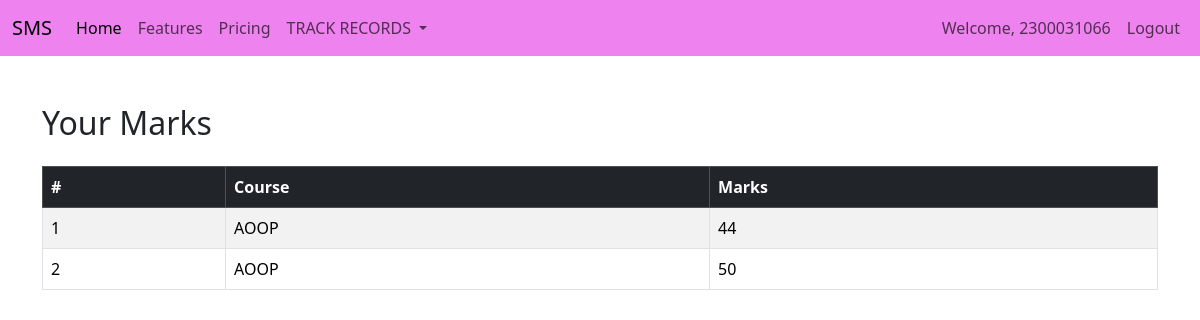
Page /studentapp/view_marks/ (signed in) on the committed database.
### facultyapp/models.py (models this page shows, shortened)
class Marks(models.Model):
    COURSE_CHOICES = [
        ('AOOP', 'Advanced Object-Oriented Programming'),
        ('PFSD', 'Python Full Stack Development'),
    ]
    student = models.ForeignKey(StudentList, on_delete=models.CASCADE)
    course = models.CharField(max_length=50, choices=COURSE_CHOICES)
    marks = models.IntegerField()

### studentapp/views.py (the view)
# urls.py: path('view_marks/',views.view_marks,name="view_marks")
def view_marks(request):
    user = request.user
    try:
        student_user = User.objects.get(username=user.username)
        student = StudentList.objects.get(Register_Number=student_user)
        marks = Marks.objects.filter(student=student)
        return render(request, 'studentapp/view_marks.html', {'marks': marks})
    except (StudentList.DoesNotExist, User.DoesNotExist):
        return render(request, 'studentapp/no_studentlist.html',{
            'error': 'No student record found for this user.'
        })

### templates/studentapp/view_marks.html (shortened to what this page needs)
{% extends 'Navbar/StudentNavbar.html' %}
{% load static %}
{% block body %}
<div class="container mt-5">
    {% if marks %}
        <h2 class="mb-4">Your Marks</h2>
        <div class="table-responsive">
            <table class="table table-bordered table-striped">
                <thead class="table-dark">
                    <tr>
                        <th>#</th>
                        <th>Course</th>
                        <th>Marks</th>
                    </tr>
                </thead>
                <tbody>
                    {% for mark in marks %}
                    <tr>
                        <td>{{ forloop.counter }}</td>
                        <td>{{ mark.course }}</td>
                        <td>{{ mark.marks }}</td>
                    </tr>
                    {% endfor %}
                </tbody>
            </table>
        </div>
    {% else %}
        <h2 class="text-danger">No marks available</h2>
    {% endif %}
</div>
{% endblock %}

### templates/Navbar/StudentNavbar.html (shortened to what this page needs)
<!DOCTYPE html>
<html lang="en">
<head>
    <link href="https://cdn.jsdelivr.net/npm/bootstrap@5.3.3/dist/css/bootstrap.min.css" rel="stylesheet">
</head>
<body>
<nav class="navbar navbar-expand-lg navbar-red">
  <div class="container-fluid">
    <a class="navbar-brand" href="{% url 'projecthomepage' %}">SMS</a>
    <div class="collapse navbar-collapse" id="navbarNavDropdown">
      <ul class="navbar-nav">
        <li class="nav-item">
          <a class="nav-link active" aria-current="page" href="#">Home</a>
        </li>
        <li class="nav-item">
          <a class="nav-link" href="#">Features</a>
        </li>
        <li class="nav-item">
          <a class="nav-link" href="#">Pricing</a>
        </li>
        <li class="nav-item dropdown">
          <a class="nav-link dropdown-toggle" href="#" role="button" data-bs-toggle="dropdown" aria-expanded="false">
            TRACK RECORDS
          </a>
        </li>
      </ul>
      <ul  class="navbar-nav ms-auto">
    <li>
        {% if user.is_authenticated %}
        <li class="nav-item">
        <span class="nav-link">Welcome, {{ user.username }}</span>
    </li>
          <li class="nav-item">
          <a class="nav-link" href="{% url 'logout' %}">Logout</a>
          </li>
        {% endif %}
 </li>
      </ul>
    </div>
  </div>
</nav>
{% block body %}
{% endblock %}
</body>
</html>

### templates/Navbar/StudentNavbar.html (style rules this page uses)
.navbar-red { background-color:Violet !important; }

### rows in the picture
Marks: course "AOOP", marks "44"
Marks: course "AOOP", marks "50"

### other values in the picture
{{ user.username }} "2300031066"
